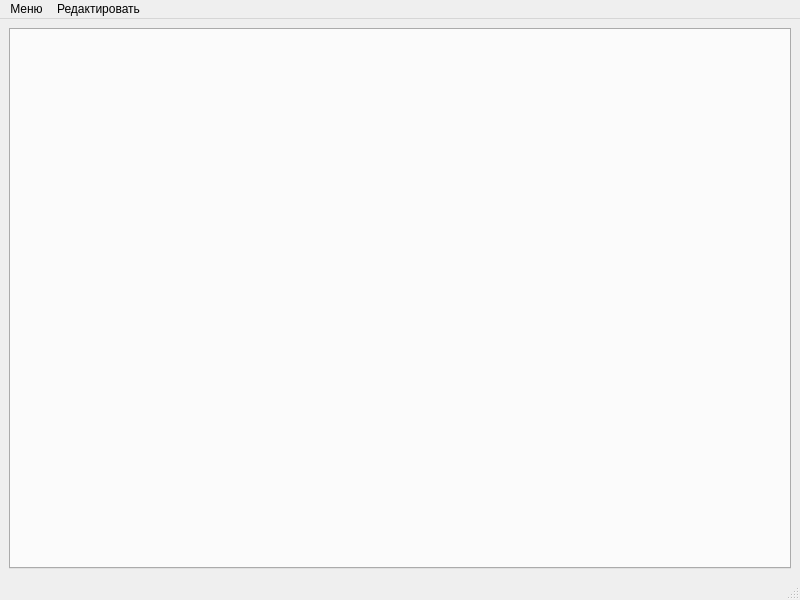
<?xml version="1.0" encoding="UTF-8"?>
<ui version="4.0">
 <class>MainWindow</class>
 <widget class="QMainWindow" name="MainWindow">
  <property name="geometry">
   <rect>
    <x>0</x>
    <y>0</y>
    <width>800</width>
    <height>600</height>
   </rect>
  </property>
  <property name="windowTitle">
   <string>SimpleWord</string>
  </property>
  <widget class="QWidget" name="centralwidget">
   <layout class="QGridLayout" name="gridLayout">
    <item row="0" column="0">
     <widget class="QTabWidget" name="tabWidget"/>
    </item>
   </layout>
  </widget>
  <widget class="QMenuBar" name="menubar">
   <property name="geometry">
    <rect>
     <x>0</x>
     <y>0</y>
     <width>800</width>
     <height>21</height>
    </rect>
   </property>
   <widget class="QMenu" name="menu">
    <property name="title">
     <string>Меню</string>
    </property>
    <addaction name="newFile"/>
    <addaction name="openExisting"/>
    <addaction name="saveTxtFile"/>
   </widget>
   <widget class="QMenu" name="menu_2">
    <property name="title">
     <string>Редактировать</string>
    </property>
    <addaction name="clean"/>
    <addaction name="search"/>
   </widget>
   <addaction name="menu"/>
   <addaction name="menu_2"/>
  </widget>
  <widget class="QStatusBar" name="statusbar"/>
  <action name="newFile">
   <property name="icon">
    <iconset resource="resources.qrc">
     <normaloff>:/icons/icons/create_icon.png</normaloff>:/icons/icons/create_icon.png</iconset>
   </property>
   <property name="text">
    <string>Новый текстовый файл</string>
   </property>
   <property name="toolTip">
    <string>Создать новый файл</string>
   </property>
  </action>
  <action name="openExisting">
   <property name="icon">
    <iconset resource="resources.qrc">
     <normaloff>:/icons/icons/open_icon.png</normaloff>:/icons/icons/open_icon.png</iconset>
   </property>
   <property name="text">
    <string>Открыть существующий</string>
   </property>
  </action>
  <action name="saveTxtFile">
   <property name="icon">
    <iconset resource="resources.qrc">
     <normaloff>:/icons/icons/save_icon.png</normaloff>:/icons/icons/save_icon.png</iconset>
   </property>
   <property name="text">
    <string>Сохранить текстовый файл</string>
   </property>
  </action>
  <action name="clean">
   <property name="text">
    <string>Очистить</string>
   </property>
  </action>
  <action name="search">
   <property name="text">
    <string>Поиск и замена</string>
   </property>
  </action>
 </widget>
 <resources>
  <include location="resources.qrc"/>
 </resources>
 <connections/>
</ui>
